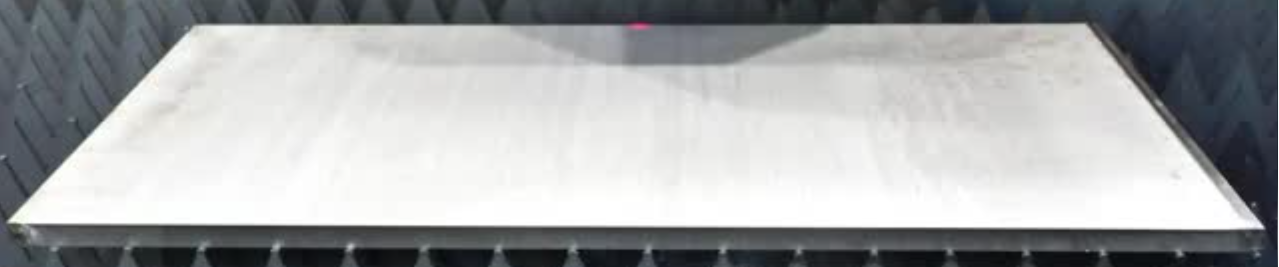
#> input picture Przygotowanie obrazu/Pierwsze podejście/1.png, 2557 x 533 px (shown at 1/2 size)
$ python przygotowanie_obrazu.py
#> lines starting #> are read from the running program, lines starting #| are printed output that depends on the picture; after the words box and inside, x2 and y2 are one past the last pixel; in counts of white or black regions, pixels touching at a corner belong together
import cv2
import numpy as np

# Load images
image1 = cv2.imread('1.png')
#> image1 is the input picture: shape (533, 2557, 3); mean B, G, R 169.8, 168.7, 166.7
image2 = cv2.imread('2.png')
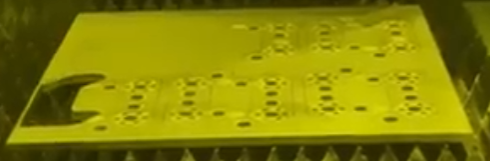
#> input picture Przygotowanie obrazu/Pierwsze podejście/2.png, 490 x 161 px
#> image2 is the input picture: shape (161, 490, 3); mean B, G, R 5.3, 130, 133.7
image3 = cv2.imread('3.png')
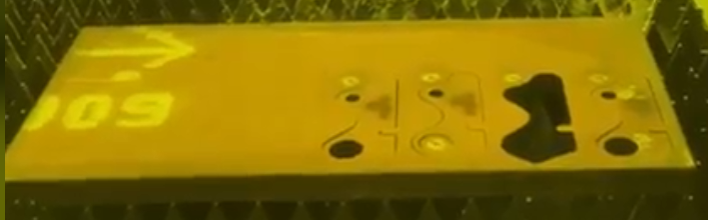
#> input picture Przygotowanie obrazu/Pierwsze podejście/3.png, 708 x 220 px
#> image3 is the input picture: shape (220, 708, 3); mean B, G, R 4.2, 111.7, 134.3

image1 = cv2.resize(image1, (1500, int(image1.shape[0] * 1500 / image1.shape[1])))
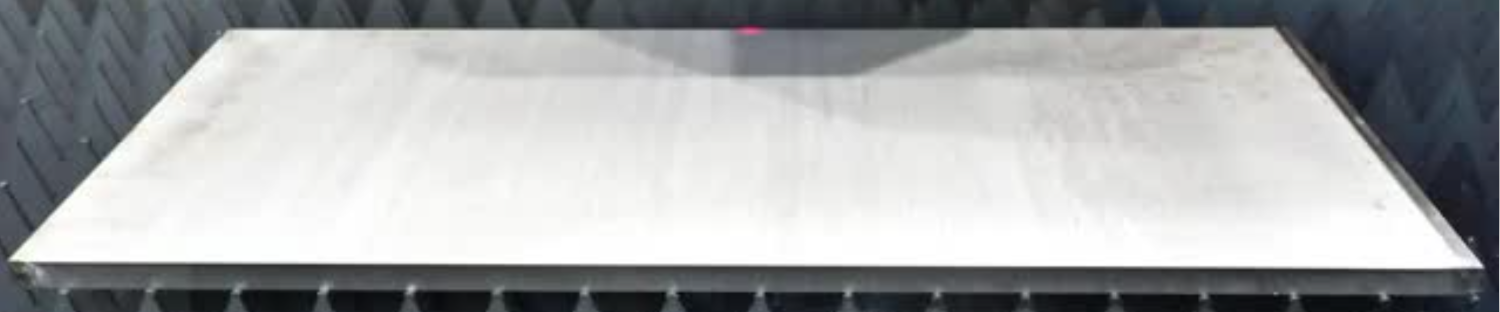
#> image1: shape (312, 1500, 3); mean B, G, R 169.7, 168.6, 166.6


width = image1.shape[1]
#> width = 1500
height = image1.shape[0]
#> height = 312
MidX = width/2
#> MidX = 750
MidY = height/2
#> MidY = 156
maxW = width/2
#> maxW = 750
maxH = height/2
#> maxH = 156


dst = np.array([
    [0, 0],
    [maxW-1, 0],
    [maxW-1, maxH-1],
    [0, maxH-1]], dtype = "float32")
#> dst = [[0, 0], [749, 0], [749, 155], [0, 155]]


def get_canny_edge(image, sigma=0.33):
        # compute the median of the single channel pixel intensities
#> called with sigma = 1
        v = np.median(image)
#> v = 211
        # apply automatic Canny edge detection using the computed median
        lower = int(max(0, (1.0 - sigma) * v))
#> lower = 0
        upper = int(min(255, (1.0 + sigma) * v))
#> upper = 255
        edged = cv2.Canny(image, lower, upper)
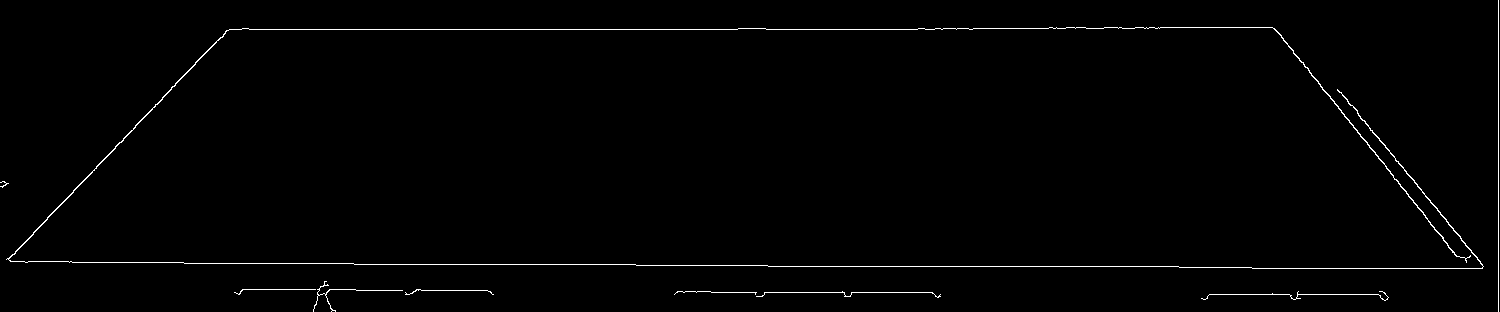
#> edged: shape (312, 1500); 1% white in thin lines or dots
        # return the edged image
        return edged

def correct_perspective(frame, pts):
    s = pts.sum(axis=1)
    rect[0] = pts[np.argmin(s)]
    rect[2] = pts[np.argmax(s)]
    diff = np.diff(pts, axis=1)
    rect[1] = pts[np.argmin(diff)]
    rect[3] = pts[np.argmax(diff)]
    M = cv2.getPerspectiveTransform(rect, dst)
    warped = cv2.warpPerspective(frame, M, (width/2, height/2))
    warped = cv2.cvtColor(warped, cv2.COLOR_BGR2GRAY)
    min_val, max_val, min_loc, max_loc = cv2.minMaxLoc(warped)
    threshold = (min_val + max_val) / 2
    ret, warped = cv2.threshold(warped, threshold, 255, cv2.THRESH_BINARY)
    return warped


# Check if images are loaded successfully
if image1 is None or image2 is None or image3 is None:
    print('Failed to load images.')
else:
    print('Images loaded successfully.')

    # Create a window to display the images
    cv2.namedWindow('Image Viewer')

    # Resize images
    image2 = cv2.resize(image2, (1500, int(image2.shape[0] * 1500 / image2.shape[1])))
    image3 = cv2.resize(image3, (1500, int(image3.shape[0] * 1500 / image3.shape[1])))

    gray1 = cv2.cvtColor(image1, cv2.COLOR_BGR2GRAY)
    blurred1 = cv2.GaussianBlur(gray1,(3,3),0)

    image1 = get_canny_edge(blurred1, sigma=1)

    # Find contours in the image
    contours, _ = cv2.findContours(image1, cv2.RETR_EXTERNAL, cv2.CHAIN_APPROX_SIMPLE)
#> contours = 9 contours, 8 with area under 20; largest, box (x1, y1, x2, y2) and area: (6, 27, 1484, 269) 520

    # Find the largest contour
    largest_contour = max(contours, key=cv2.contourArea)
#> largest_contour = contour of 660 points, box (x1, y1, x2, y2) (6, 27, 1484, 269), area 520

    # Find the bounding rectangle of the largest contour
    x, y, w, h = cv2.boundingRect(largest_contour)
#> x = 6; y = 27; w = 1478; h = 242


    # Draw the rectangle on the image
    cv2.rectangle(image1, (x, y), (x+w, y+h), (0, 0, 255), 2)
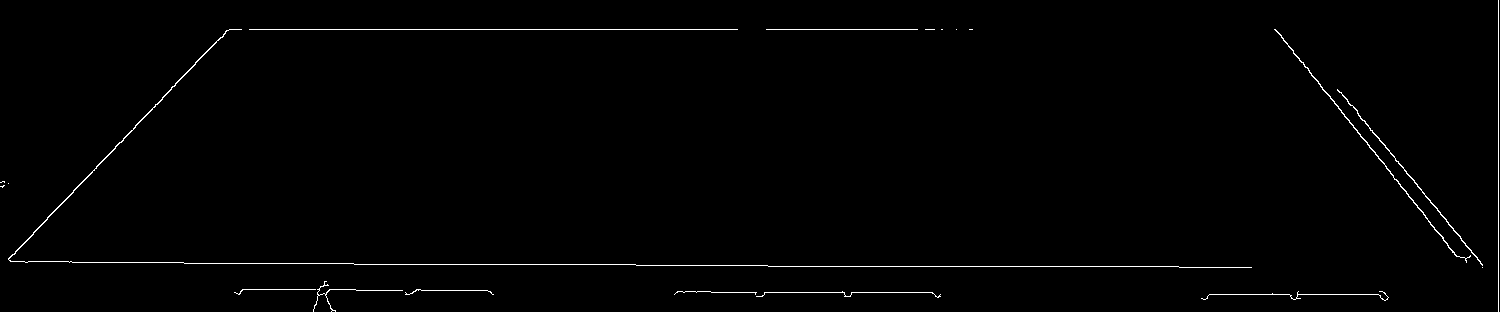
#> image1: shape (312, 1500); 0.91% white in thin lines or dots

    # Draw four red dots in the corners of the rectangle
    cv2.circle(blurred1, (x, y), 5, (0, 0, 255), -1)
#> blurred1: shape (312, 1500); min 0, max 255, mean 168.1
    cv2.circle(blurred1, (x+w, y), 5, (0, 0, 255), -1)
#> blurred1: shape (312, 1500); min 0, max 255, mean 168.1
    cv2.circle(blurred1, (x, y+h), 5, (0, 0, 255), -1)
#> blurred1: shape (312, 1500); min 0, max 255, mean 168.1
    cv2.circle(blurred1, (x+w, y+h), 5, (0, 0, 255), -1)
#> blurred1: shape (312, 1500); min 0, max 255, mean 168.1


    # Define a function to handle trackbar events
    def on_trackbar(pos):
        if pos == 0:
            cv2.imshow('Image Viewer', blurred1)
        elif pos == 1:
            cv2.imshow('Image Viewer', image1)
        elif pos == 2:
            cv2.imshow('Image Viewer', gray1)

    # Create a trackbar
    cv2.createTrackbar('Image', 'Image Viewer', 0, 2, on_trackbar)

    # Show the initial image
    cv2.imshow('Image Viewer', blurred1)

    # Wait for a key press to exit
    cv2.waitKey(0)

    # Destroy the window
    cv2.destroyAllWindows()
